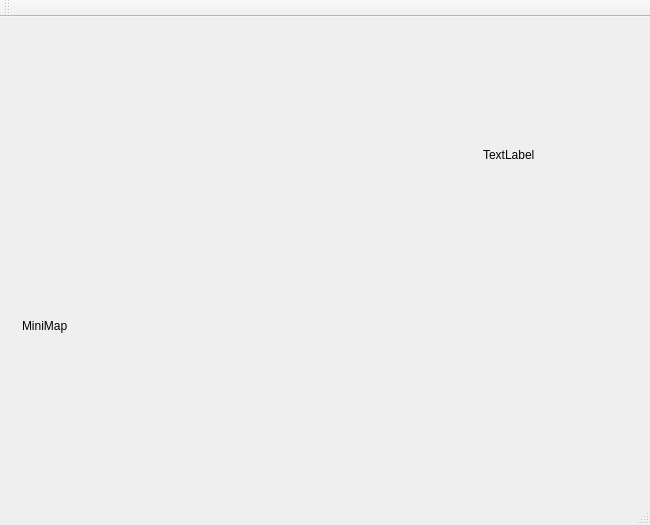
<?xml version="1.0" encoding="UTF-8"?>
<ui version="4.0">
 <class>MainWindow</class>
 <widget class="QMainWindow" name="MainWindow">
  <property name="geometry">
   <rect>
    <x>0</x>
    <y>0</y>
    <width>650</width>
    <height>525</height>
   </rect>
  </property>
  <property name="sizePolicy">
   <sizepolicy hsizetype="Preferred" vsizetype="Preferred">
    <horstretch>0</horstretch>
    <verstretch>0</verstretch>
   </sizepolicy>
  </property>
  <property name="minimumSize">
   <size>
    <width>650</width>
    <height>525</height>
   </size>
  </property>
  <property name="maximumSize">
   <size>
    <width>16777215</width>
    <height>16777215</height>
   </size>
  </property>
  <property name="cursor">
   <cursorShape>ArrowCursor</cursorShape>
  </property>
  <property name="windowTitle">
   <string>Real Time Strategy</string>
  </property>
  <property name="styleSheet">
   <string notr="true"/>
  </property>
  <widget class="QWidget" name="centralWidget">
   <layout class="QGridLayout" name="gridLayout_9">
    <item row="0" column="0">
     <widget class="QStackedWidget" name="stackedWidget">
      <property name="currentIndex">
       <number>1</number>
      </property>
      <widget class="QWidget" name="page">
       <layout class="QGridLayout" name="gridLayout_2">
        <item row="0" column="0">
         <widget class="QPushButton" name="startGameButton">
          <property name="minimumSize">
           <size>
            <width>0</width>
            <height>70</height>
           </size>
          </property>
          <property name="font">
           <font>
            <family>Times New Roman</family>
            <pointsize>12</pointsize>
            <weight>75</weight>
            <bold>true</bold>
           </font>
          </property>
          <property name="text">
           <string>Play!</string>
          </property>
         </widget>
        </item>
        <item row="0" column="1" rowspan="3">
         <widget class="QLabel" name="label">
          <property name="minimumSize">
           <size>
            <width>400</width>
            <height>250</height>
           </size>
          </property>
          <property name="text">
           <string/>
          </property>
         </widget>
        </item>
        <item row="1" column="0">
         <widget class="QPushButton" name="saveButton">
          <property name="minimumSize">
           <size>
            <width>0</width>
            <height>70</height>
           </size>
          </property>
          <property name="font">
           <font>
            <family>Times New Roman</family>
            <pointsize>12</pointsize>
            <weight>75</weight>
            <bold>true</bold>
           </font>
          </property>
          <property name="text">
           <string>Save</string>
          </property>
         </widget>
        </item>
        <item row="2" column="0">
         <widget class="QPushButton" name="loadButton">
          <property name="minimumSize">
           <size>
            <width>0</width>
            <height>70</height>
           </size>
          </property>
          <property name="font">
           <font>
            <family>Times New Roman</family>
            <pointsize>12</pointsize>
            <weight>75</weight>
            <bold>true</bold>
           </font>
          </property>
          <property name="text">
           <string>Load</string>
          </property>
         </widget>
        </item>
        <item row="3" column="0">
         <widget class="QPushButton" name="settingsMainButton">
          <property name="minimumSize">
           <size>
            <width>0</width>
            <height>70</height>
           </size>
          </property>
          <property name="font">
           <font>
            <family>Times New Roman</family>
            <pointsize>12</pointsize>
            <weight>75</weight>
            <bold>true</bold>
           </font>
          </property>
          <property name="text">
           <string>Settings</string>
          </property>
         </widget>
        </item>
        <item row="3" column="1">
         <widget class="QPushButton" name="editorButton">
          <property name="minimumSize">
           <size>
            <width>150</width>
            <height>70</height>
           </size>
          </property>
          <property name="font">
           <font>
            <family>Times New Roman</family>
            <pointsize>12</pointsize>
            <weight>75</weight>
            <bold>true</bold>
           </font>
          </property>
          <property name="text">
           <string>Editor</string>
          </property>
         </widget>
        </item>
        <item row="4" column="0">
         <widget class="QPushButton" name="recordsButton">
          <property name="minimumSize">
           <size>
            <width>0</width>
            <height>50</height>
           </size>
          </property>
          <property name="font">
           <font>
            <family>Times New Roman</family>
            <pointsize>12</pointsize>
            <weight>75</weight>
            <bold>true</bold>
           </font>
          </property>
          <property name="text">
           <string>Records</string>
          </property>
         </widget>
        </item>
        <item row="4" column="1">
         <widget class="QPushButton" name="quitButton">
          <property name="sizePolicy">
           <sizepolicy hsizetype="Minimum" vsizetype="Fixed">
            <horstretch>0</horstretch>
            <verstretch>0</verstretch>
           </sizepolicy>
          </property>
          <property name="minimumSize">
           <size>
            <width>150</width>
            <height>50</height>
           </size>
          </property>
          <property name="font">
           <font>
            <family>Times New Roman</family>
            <pointsize>12</pointsize>
            <weight>75</weight>
            <italic>false</italic>
            <bold>true</bold>
            <underline>false</underline>
            <strikeout>false</strikeout>
           </font>
          </property>
          <property name="text">
           <string>Exit</string>
          </property>
         </widget>
        </item>
       </layout>
      </widget>
      <widget class="QWidget" name="page_2">
       <layout class="QGridLayout" name="gridLayout_7">
        <item row="2" column="1">
         <widget class="QLabel" name="border">
          <property name="maximumSize">
           <size>
            <width>20</width>
            <height>100</height>
           </size>
          </property>
          <property name="text">
           <string/>
          </property>
         </widget>
        </item>
        <item row="2" column="2">
         <layout class="QGridLayout" name="choosedLayout"/>
        </item>
        <item row="2" column="3">
         <widget class="QLabel" name="border_2">
          <property name="maximumSize">
           <size>
            <width>20</width>
            <height>100</height>
           </size>
          </property>
          <property name="text">
           <string/>
          </property>
         </widget>
        </item>
        <item row="1" column="0" colspan="6">
         <layout class="QGridLayout" name="gameVision"/>
        </item>
        <item row="2" column="4" colspan="2">
         <layout class="QGridLayout" name="trainLayout"/>
        </item>
        <item row="2" column="0">
         <widget class="QLabel" name="miniMap">
          <property name="maximumSize">
           <size>
            <width>100</width>
            <height>100</height>
           </size>
          </property>
          <property name="text">
           <string>MiniMap</string>
          </property>
         </widget>
        </item>
        <item row="0" column="5">
         <widget class="QLabel" name="resourceLabel">
          <property name="maximumSize">
           <size>
            <width>16777215</width>
            <height>25</height>
           </size>
          </property>
          <property name="text">
           <string>TextLabel</string>
          </property>
         </widget>
        </item>
       </layout>
      </widget>
      <widget class="QWidget" name="page_3">
       <layout class="QGridLayout" name="gridLayout_3">
        <item row="0" column="0">
         <widget class="QPushButton" name="backToGame">
          <property name="sizePolicy">
           <sizepolicy hsizetype="Preferred" vsizetype="Preferred">
            <horstretch>0</horstretch>
            <verstretch>0</verstretch>
           </sizepolicy>
          </property>
          <property name="minimumSize">
           <size>
            <width>50</width>
            <height>50</height>
           </size>
          </property>
          <property name="maximumSize">
           <size>
            <width>450</width>
            <height>75</height>
           </size>
          </property>
          <property name="font">
           <font>
            <family>Times New Roman</family>
            <pointsize>9</pointsize>
           </font>
          </property>
          <property name="text">
           <string>Continue</string>
          </property>
         </widget>
        </item>
        <item row="1" column="0">
         <widget class="QPushButton" name="settingsDialogButton">
          <property name="minimumSize">
           <size>
            <width>50</width>
            <height>50</height>
           </size>
          </property>
          <property name="maximumSize">
           <size>
            <width>450</width>
            <height>75</height>
           </size>
          </property>
          <property name="font">
           <font>
            <family>Times New Roman</family>
            <pointsize>9</pointsize>
           </font>
          </property>
          <property name="text">
           <string>Settings</string>
          </property>
         </widget>
        </item>
        <item row="2" column="0">
         <widget class="QPushButton" name="backToMenu">
          <property name="minimumSize">
           <size>
            <width>50</width>
            <height>50</height>
           </size>
          </property>
          <property name="maximumSize">
           <size>
            <width>450</width>
            <height>75</height>
           </size>
          </property>
          <property name="font">
           <font>
            <family>Times New Roman</family>
            <pointsize>9</pointsize>
           </font>
          </property>
          <property name="text">
           <string>Exit in main menu</string>
          </property>
         </widget>
        </item>
       </layout>
      </widget>
      <widget class="QWidget" name="page_4">
       <layout class="QGridLayout" name="gridLayout_4">
        <item row="0" column="0">
         <widget class="QPushButton" name="editorUnitsButton">
          <property name="minimumSize">
           <size>
            <width>0</width>
            <height>50</height>
           </size>
          </property>
          <property name="maximumSize">
           <size>
            <width>200</width>
            <height>16777215</height>
           </size>
          </property>
          <property name="text">
           <string>Editor of units</string>
          </property>
         </widget>
        </item>
        <item row="1" column="0">
         <widget class="QPushButton" name="editorBuildingsButton">
          <property name="minimumSize">
           <size>
            <width>0</width>
            <height>50</height>
           </size>
          </property>
          <property name="maximumSize">
           <size>
            <width>200</width>
            <height>16777215</height>
           </size>
          </property>
          <property name="text">
           <string>Editor of buildings</string>
          </property>
         </widget>
        </item>
        <item row="2" column="0">
         <widget class="QPushButton" name="editorMapsButton">
          <property name="minimumSize">
           <size>
            <width>0</width>
            <height>50</height>
           </size>
          </property>
          <property name="maximumSize">
           <size>
            <width>200</width>
            <height>16777215</height>
           </size>
          </property>
          <property name="text">
           <string>Editor of maps</string>
          </property>
         </widget>
        </item>
        <item row="3" column="0">
         <widget class="QPushButton" name="editorBackButton">
          <property name="minimumSize">
           <size>
            <width>0</width>
            <height>50</height>
           </size>
          </property>
          <property name="maximumSize">
           <size>
            <width>200</width>
            <height>16777215</height>
           </size>
          </property>
          <property name="text">
           <string>Back</string>
          </property>
         </widget>
        </item>
       </layout>
      </widget>
      <widget class="QWidget" name="page_5">
       <layout class="QGridLayout" name="gridLayout_5">
        <item row="3" column="0">
         <widget class="QSpinBox" name="healthSpinBox"/>
        </item>
        <item row="5" column="0">
         <widget class="QSpinBox" name="attackSpinBox"/>
        </item>
        <item row="2" column="0">
         <widget class="QLabel" name="healthLabel">
          <property name="text">
           <string>Health</string>
          </property>
         </widget>
        </item>
        <item row="0" column="0">
         <widget class="QLabel" name="speedLabel">
          <property name="text">
           <string>Speed</string>
          </property>
         </widget>
        </item>
        <item row="1" column="0">
         <widget class="QSpinBox" name="speedSpinBox"/>
        </item>
        <item row="4" column="0">
         <widget class="QLabel" name="attackLabel">
          <property name="text">
           <string>Attack</string>
          </property>
         </widget>
        </item>
        <item row="3" column="1">
         <widget class="QPushButton" name="soundButton">
          <property name="text">
           <string>Sound</string>
          </property>
         </widget>
        </item>
        <item row="1" column="1">
         <widget class="QPushButton" name="imageButton">
          <property name="text">
           <string>Image</string>
          </property>
         </widget>
        </item>
        <item row="7" column="0">
         <widget class="QSpinBox" name="sizeSpinBox"/>
        </item>
        <item row="6" column="0">
         <widget class="QLabel" name="sizeLabel">
          <property name="text">
           <string>Size</string>
          </property>
         </widget>
        </item>
        <item row="8" column="0">
         <widget class="QPushButton" name="rangeButton">
          <property name="text">
           <string>Range</string>
          </property>
         </widget>
        </item>
        <item row="9" column="0">
         <widget class="QPushButton" name="dependencesButton">
          <property name="text">
           <string>Add dependences</string>
          </property>
         </widget>
        </item>
        <item row="8" column="2">
         <widget class="QPushButton" name="addObjButton">
          <property name="text">
           <string>Add Object</string>
          </property>
         </widget>
        </item>
        <item row="9" column="2">
         <widget class="QPushButton" name="backButton">
          <property name="text">
           <string>Back</string>
          </property>
         </widget>
        </item>
        <item row="0" column="2" rowspan="4">
         <widget class="QLabel" name="imageLabel">
          <property name="text">
           <string/>
          </property>
         </widget>
        </item>
       </layout>
      </widget>
      <widget class="QWidget" name="page_6">
       <layout class="QGridLayout" name="gridLayout_6">
        <item row="0" column="0">
         <widget class="QLabel" name="healthLabel_2">
          <property name="text">
           <string>Health</string>
          </property>
         </widget>
        </item>
        <item row="1" column="0">
         <widget class="QSpinBox" name="healthSpinBox_2"/>
        </item>
        <item row="6" column="0">
         <widget class="QPushButton" name="dependencesButton_3">
          <property name="text">
           <string>Add dependences</string>
          </property>
         </widget>
        </item>
        <item row="1" column="1">
         <widget class="QPushButton" name="soundButton_7">
          <property name="text">
           <string>Sound</string>
          </property>
         </widget>
        </item>
        <item row="3" column="1">
         <widget class="QPushButton" name="imageButton_2">
          <property name="text">
           <string>Image</string>
          </property>
         </widget>
        </item>
        <item row="7" column="2">
         <widget class="QPushButton" name="backButton_2">
          <property name="text">
           <string>Back</string>
          </property>
         </widget>
        </item>
        <item row="5" column="0">
         <widget class="QSpinBox" name="sizeSpinBox_2"/>
        </item>
        <item row="4" column="0">
         <widget class="QLabel" name="sizeLabel_2">
          <property name="text">
           <string>Size</string>
          </property>
         </widget>
        </item>
        <item row="3" column="0">
         <widget class="QSpinBox" name="attackSpinBox_2"/>
        </item>
        <item row="2" column="0">
         <widget class="QLabel" name="attackLabel_2">
          <property name="text">
           <string>Attack</string>
          </property>
         </widget>
        </item>
        <item row="6" column="2">
         <widget class="QPushButton" name="addObjButton_2">
          <property name="text">
           <string>Add Object</string>
          </property>
         </widget>
        </item>
        <item row="5" column="1">
         <widget class="QPushButton" name="rangeButton_2">
          <property name="text">
           <string>Range</string>
          </property>
         </widget>
        </item>
        <item row="7" column="0">
         <widget class="QPushButton" name="dependencesButton_2">
          <property name="text">
           <string>Add unit for train</string>
          </property>
         </widget>
        </item>
        <item row="0" column="2" rowspan="3">
         <widget class="QLabel" name="imageLabel_2">
          <property name="text">
           <string/>
          </property>
         </widget>
        </item>
       </layout>
      </widget>
      <widget class="QWidget" name="page_7">
       <layout class="QGridLayout" name="gridLayout_8">
        <item row="0" column="0">
         <widget class="QLabel" name="label_3">
          <property name="font">
           <font>
            <family>Calibri</family>
            <pointsize>12</pointsize>
           </font>
          </property>
          <property name="text">
           <string>Sounds:</string>
          </property>
         </widget>
        </item>
        <item row="0" column="1" colspan="2">
         <widget class="QSlider" name="horizontalSlider">
          <property name="orientation">
           <enum>Qt::Horizontal</enum>
          </property>
         </widget>
        </item>
        <item row="1" column="2">
         <widget class="QLCDNumber" name="lcdNumber"/>
        </item>
        <item row="2" column="2">
         <layout class="QVBoxLayout" name="verticalLayout">
          <item>
           <widget class="QRadioButton" name="radioButton1024">
            <property name="font">
             <font>
              <pointsize>11</pointsize>
             </font>
            </property>
            <property name="text">
             <string>&amp;1024*768</string>
            </property>
           </widget>
          </item>
          <item>
           <widget class="QRadioButton" name="radioButton_2">
            <property name="font">
             <font>
              <pointsize>11</pointsize>
             </font>
            </property>
            <property name="text">
             <string>&amp;800*600</string>
            </property>
           </widget>
          </item>
         </layout>
        </item>
        <item row="3" column="2">
         <layout class="QHBoxLayout" name="horizontalLayout">
          <item>
           <widget class="QPushButton" name="agreeButton">
            <property name="font">
             <font>
              <family>Times New Roman</family>
              <pointsize>12</pointsize>
             </font>
            </property>
            <property name="text">
             <string>Agree</string>
            </property>
           </widget>
          </item>
          <item>
           <widget class="QPushButton" name="closeWindow">
            <property name="font">
             <font>
              <family>Times New Roman</family>
              <pointsize>12</pointsize>
             </font>
            </property>
            <property name="text">
             <string>Back</string>
            </property>
           </widget>
          </item>
         </layout>
        </item>
        <item row="2" column="0">
         <widget class="QLabel" name="label_2">
          <property name="font">
           <font>
            <family>Calibri</family>
            <pointsize>12</pointsize>
           </font>
          </property>
          <property name="text">
           <string>Screen Resolution:</string>
          </property>
         </widget>
        </item>
       </layout>
      </widget>
      <widget class="QWidget" name="page_8">
       <layout class="QGridLayout" name="gridLayout"/>
      </widget>
      <widget class="QWidget" name="page_9"/>
     </widget>
    </item>
   </layout>
  </widget>
  <widget class="QMenuBar" name="menuBar">
   <property name="geometry">
    <rect>
     <x>0</x>
     <y>0</y>
     <width>650</width>
     <height>20</height>
    </rect>
   </property>
  </widget>
  <widget class="QStatusBar" name="statusBar"/>
  <widget class="QToolBar" name="mainToolBar">
   <attribute name="toolBarArea">
    <enum>TopToolBarArea</enum>
   </attribute>
   <attribute name="toolBarBreak">
    <bool>false</bool>
   </attribute>
  </widget>
 </widget>
 <layoutdefault spacing="6" margin="11"/>
 <resources/>
 <connections/>
</ui>
